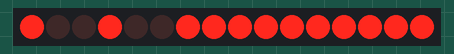
Bench run of a sketch on a simulated Arduino Uno, built with avr-gcc and run on an emulated ATmega328P. Shown: 16 shift-register outputs drawn as a row of LEDs (first output left, lit = HIGH). Wiring (inferred from the names in the program): 2 × shift register (74HC595): data pin 6; shift clock pin 10; latch pin 8. Wiring (inferred from the signals the program sends): row of LEDs: on Q0, Q1, Q2, Q3, Q4, Q5, Q6, Q7, Q8, Q9, Q10, Q11, Q12, Q13, Q14, Q15. Random numbers use the default seed unless the sketch sets one.

Above: at 1.09 s.
At 3.41 s:
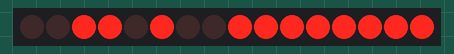
At 6.5 s:
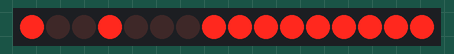
At 12.57 s:
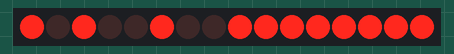
At 23.47 s:
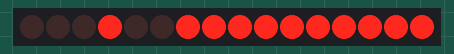
At 39.51 s:
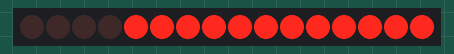
Timing chart, 0 to 40.0 s (numbered marks = the images above):
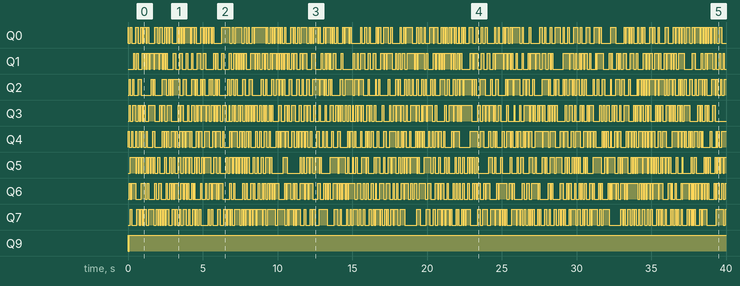

Measured:
- by itself, Q9: LOW → HIGH at 0.00 s, → LOW 0.02 s later, → HIGH 0.06 s later

The sketch:

LEDMatrixImage_20161125.ino
```cpp
#define DATA 6
#define LATCH 8
#define CLOCK 10

int binary[] = {1, 2, 4, 8, 16, 32, 64, 128};
int r, c = 0;

void setup() {
  pinMode(DATA, OUTPUT);
  pinMode(LATCH, OUTPUT);
  pinMode(CLOCK, OUTPUT);
  randomSeed(analogRead(0));
}

void setLED(int row, int column, int del) {
  digitalWrite(LATCH, LOW);
  shiftOut(DATA, CLOCK, MSBFIRST, ~binary[column]);
  shiftOut(DATA, CLOCK, MSBFIRST, binary[row]);
  digitalWrite(LATCH, HIGH);
  delay(del);
}

void loop() {
  r = random(8);
  c = random(8);
  setLED(r, c, 3);
}
```
